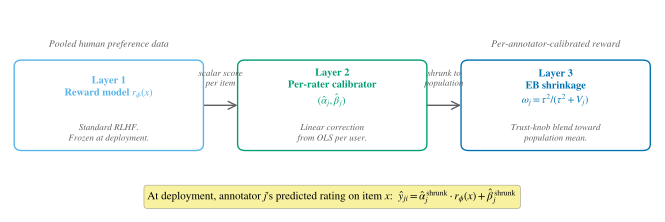

The Python source for this figure:
"""Figure 6 (P1 Pluralistic) --- PILSD 3-layer architecture schematic.

Per-skill (research-paper-writing-icml-neurips §M16) matplotlib is the
wrong tool for schematics in general; TikZ or Inkscape are preferred.
We use matplotlib here for time-budget reasons and keep the schematic
intentionally simple: three labelled boxes connected by arrows, with
inline math under each box describing the layer's role. No pixel
art, no shading, no overlapping.

Anonymity-clean. Wong 2011 colorblind-safe palette.
"""
from __future__ import annotations

import matplotlib.pyplot as plt
from matplotlib.patches import FancyBboxPatch, FancyArrowPatch

from _figstyle import WONG, set_pub_style, save_fig, here


def main() -> None:
    set_pub_style()

    fig, ax = plt.subplots(figsize=(8.5, 2.8))
    ax.set_xlim(0, 100)
    ax.set_ylim(0, 40)
    ax.axis("off")

    # Box geometry. Boxes wider + larger gaps so titles don't overflow.
    box_w, box_h = 28, 16
    y0 = 13
    centers_x = [16, 50, 84]
    titles = [
        "Layer 1\nReward model $r_\\phi(x)$",
        "Layer 2\nPer-rater calibrator\n$(\\hat\\alpha_j,\\hat\\beta_j)$",
        "Layer 3\nEB shrinkage\n$\\omega_j = \\tau^2 / (\\tau^2 + V_j)$",
    ]
    colors = [WONG["sky_blue"], WONG["blu_green"], WONG["blue"]]
    subtitles = [
        "Standard RLHF.\nFrozen at deployment.",
        "Linear correction\nfrom OLS per user.",
        "Trust-knob blend toward\npopulation mean.",
    ]

    # Draw boxes
    for cx, title, c, sub in zip(centers_x, titles, colors, subtitles):
        bx = cx - box_w / 2
        by = y0
        box = FancyBboxPatch(
            (bx, by), box_w, box_h,
            boxstyle="round,pad=0.4,rounding_size=1.2",
            linewidth=1.0,
            edgecolor=c,
            facecolor="white",
            zorder=2,
        )
        ax.add_patch(box)
        # Title (centered, bold)
        ax.text(cx, by + box_h * 0.70, title,
                ha="center", va="center", fontsize=7.5, color=c,
                weight="bold", zorder=3, linespacing=1.3)
        # Subtitle (smaller, grey)
        ax.text(cx, by + box_h * 0.18, sub,
                ha="center", va="center", fontsize=6.5,
                color=WONG["grey"], style="italic", zorder=3,
                linespacing=1.3)

    # Arrows between boxes
    for i in range(len(centers_x) - 1):
        x_from = centers_x[i] + box_w / 2
        x_to = centers_x[i + 1] - box_w / 2
        arrow = FancyArrowPatch(
            (x_from, y0 + box_h / 2),
            (x_to, y0 + box_h / 2),
            arrowstyle="->",
            mutation_scale=14,
            linewidth=1.0,
            color=WONG["grey"],
            zorder=1,
        )
        ax.add_patch(arrow)
        # Arrow label
        labels_arrow = ["scalar score\nper item", "shrunk to\npopulation"]
        ax.text((x_from + x_to) / 2, y0 + box_h / 2 + 3.3, labels_arrow[i],
                ha="center", va="bottom", fontsize=6.5,
                color=WONG["grey"], style="italic")

    # Bottom annotation: deployment-time prediction formula
    formula = (
        r"At deployment, annotator $j$'s predicted rating on item $x$:  "
        r"$\hat y_{ji} = \hat\alpha_j^{\,\mathrm{shrunk}} \cdot r_\phi(x) "
        r"+ \hat\beta_j^{\,\mathrm{shrunk}}$"
    )
    ax.text(50, 4, formula, ha="center", va="center", fontsize=8.0,
            color="black",
            bbox=dict(boxstyle="round,pad=0.3", facecolor=WONG["yellow"],
                      edgecolor=WONG["grey"], linewidth=0.5, alpha=0.5))

    # Top labels: input / output
    ax.text(centers_x[0], y0 + box_h + 2.5, "Pooled human preference data",
            ha="center", va="bottom", fontsize=7.0,
            color=WONG["grey"], style="italic")
    ax.text(centers_x[-1], y0 + box_h + 2.5, "Per-annotator-calibrated reward",
            ha="center", va="bottom", fontsize=7.0,
            color=WONG["grey"], style="italic")

    save_fig(fig, here(__file__) + "/fig6_pilsd_schematic.pdf")


if __name__ == "__main__":
    main()
